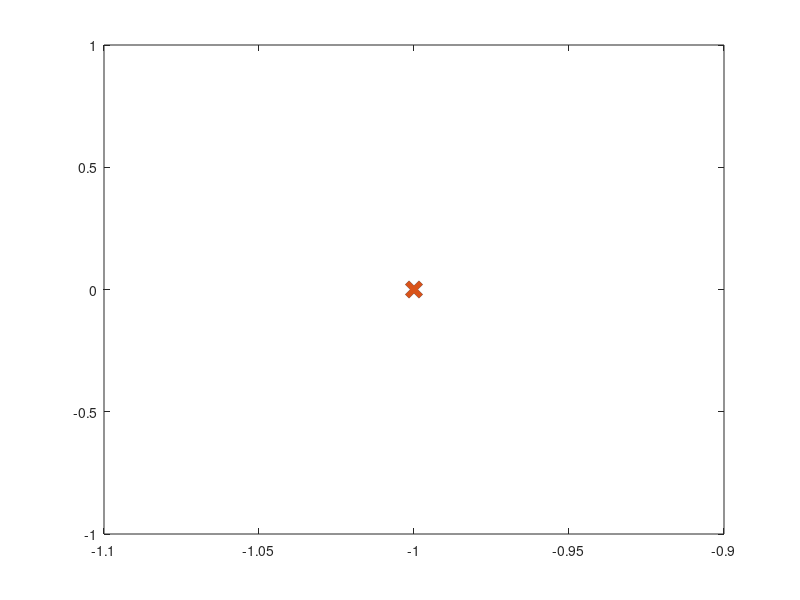

This chart was generated by the following MATLAB code: (Note: this script raises an error after producing the figure.)
I = 3e-4;
m = 2;

%% Task 1

k1 = 0
k2 = 0

%% Task 2

k4 = 0

%% Task 3
% Plot root locus for k3 here
figure(1)
k3range = 0:1; % modify the range of k3 you want to plot for
for k3 = k3range
    Acl = -eye(4); % replace this with Acl
    % modify the plot command below
    plot(-ones(size(k3)), zeros(size(k3)), 'x', 'MarkerSize', 10, 'LineWidth', 4);
    hold on;
end
legend(string(k3range), 'Location', 'west');
axis equal;
grid on;
xlim([-30 10]);
hold off;

k3 = 0

%% Task 4

K = [0 0 0 0]

A = -eye(4);

B = zeros(4,1);

Acl = -eye(4)

figure(2)
T = 0:0.02:20;
sys = ss(Acl, B, eye(4), [0], 'OutputName', {'\Delta x_E', '\Delta u', '\Delta \theta', '\Delta q'});
x0 = ones(4,1);
initial(sys, x0) % outputs the state

figure(3)
C_control = -K
D_control = [0];
csys = ss(Acl, B, C_control, D_control, 'OutputName', {'\Delta M_c'});
initial(csys, x0) % outputs the controls

%% Task 5
figure(4)
[t, x] = simulateQuadrotor(@quadrotorLinearControls);
displayTrajectory(t, x)

% figure(5)
% animateQuadrotor(t, x)

%% Task 6
wind = 0; 
evaluate(@quadrotorLinearControls, 'your.gradescope.email@colorado.edu', wind)

%%OPTIONAL, set wind > 0 for a boosted score!
% figure(6)
% wind = 1;
% [t, x] = simulateQuadrotor(@quadrotorLinearControls,wind);
% displayTrajectory(t, x)
% evaluate(@quadrotorControls, 'your.gradescope.email@colorado.edu', wind)
